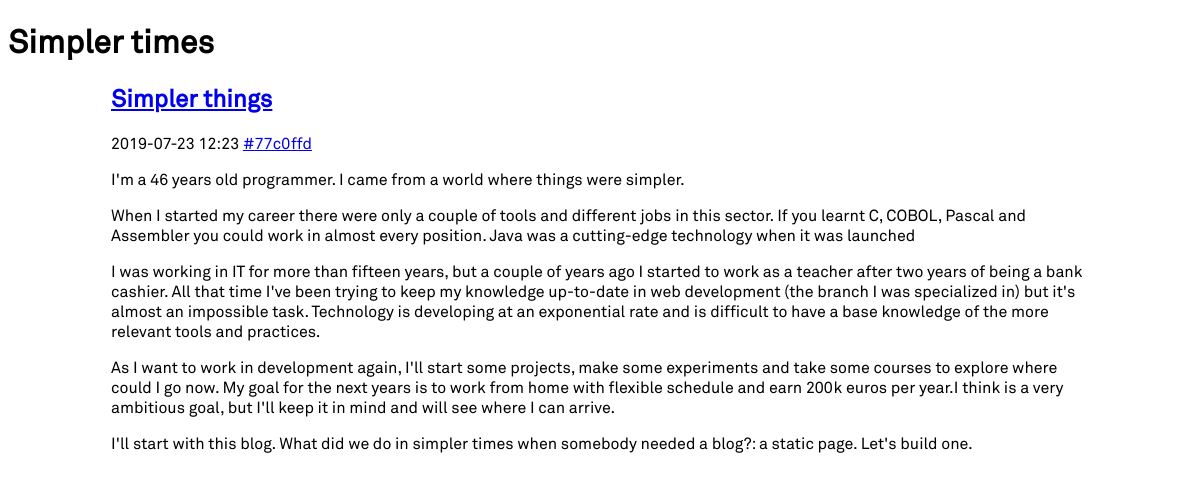
The app's page /post/simpler_things with its own data.
### tables this page shows
CREATE TABLE "Posts" (
	`title`	TEXT NOT NULL,
	`creation_datetime`	TEXT NOT NULL,
	`content`	TEXT,
	`commit`	TEXT,
	`id`	INTEGER NOT NULL PRIMARY KEY AUTOINCREMENT UNIQUE,
	`friendly_name`	TEXT NOT NULL UNIQUE
);

### simplertimes/__init__.py (the view)
    @app.route('/post/<friendly_name>')
    def post(friendly_name):
        from simplertimes.posts import PostsRepository
        pr = PostsRepository(get_db())
        post = pr.by_friendly_name(friendly_name)
        if not post: return render_template('/404.html'),404
        return render_template('/standalone_post.html', post=post)

### simplertimes/db.py (called while the page is built)
def get_db():
    if 'db' not in g:
        g.db = SQLite3DB(current_app.config['DATABASE'])
    return g.db

### simplertimes/posts/post_factory.py (called while the page is built)
def value_of(field_names, row, field):
    try:
        return row[field_names.index(field)]
    except ValueError:
        return None

    @staticmethod
    def from_sqlite3_row(cursor, row):
        field = lambda x: value_of(field_names, row, x)
        field_names = list(map(lambda x:x[0], cursor.description))
        return Post(
            id = field('id'),
            friendly_name = field('friendly_name'),
            title = field('title'),
            date = field('creation_datetime'),
            content = field('content'),
            commit = field('commit'),
        )

### simplertimes/posts/posts_repository.py (called while the page is built)
    def by_friendly_name(self, friendly_name):
        cursor = self.db.query(
            '''
            SELECT * FROM Posts
            WHERE Posts.friendly_name = ?
            '''
            ,args_array=[friendly_name]
            ,one = True
            ,factory = PostFactory.from_sqlite3_row)
        return cursor

### simplertimes/sqlite3db.py (called while the page is built)
    def __db(self):
        if not self.__db_conn:
            self.__db_conn = sqlite3.connect(
                self.__db_path,
                detect_types=sqlite3.PARSE_DECLTYPES
            )
            self.__db_conn.row_factory = sqlite3.Row
        return self.__db_conn

    def close(self):
        if self.__db_conn is not None:
            self.__db_conn.close()

    def query(self, query, args_array=[], one=False, factory=sqlite3.Row):
        self.__db().row_factory = factory
        cur = self.__db().execute(query, tuple(args_array))
        if one:
            row = cur.fetchone()
        else:
            rv = cur.fetchall()
        cur.close()
        return row if one else rv

### simplertimes/templates/standalone_post.html
{% extends "base.html" %}
{% block content %}
<main>
{% include "post.html" %}
</main>
{% endblock %}

### simplertimes/templates/base.html (shortened to what this page needs)
<!DOCTYPE html>
<html lang="en">
<head>
    <link rel="stylesheet" href="{{ url_for('static', filename='style.css') }}">
    <link rel="stylesheet"
      href="//cdn.jsdelivr.net/gh/highlightjs/cdn-release@9.17.1/build/styles/default.min.css">
</head>
<body>
<header><h1>Simpler times</h1></header>
{% block content %}
{% endblock %}
</body>

### simplertimes/templates/post.html
{% from '_helpers.html' import commit_url %}
<article>
    <h1><a href="{{ url_for('.post', friendly_name = post.friendly_name) }}">{{ post.title }}</a></h1>
    <p class="post_datetime">
        {{ post.date }}
        {{ commit_url(post.commit) }}
    </p>
    {{ post.content | safe }}
</article>

### simplertimes/templates/_helpers.html
{% macro commit_url(commit) %}
    {% if commit %}
        <a href='{{ config.REPOSITORY }}/tree/{{ commit }}'>#{{ commit }}</a>
    {% endif %}
{% endmacro %}

### simplertimes/static/style.css (style rules this page uses)
* { font-family: 'Akkurat', Arial, sans-serif; }
main { max-width: 978px; margin: 0 auto; }

### records on screen
Posts: title "Simpler things", date "2019-07-23 12:23", commit "77c0ffd", content "I'm a 46 years old programmer. I came from a world where things were simpler. When I started my career there were only a couple of tools and different jobs in this sector. If you learnt C, COBOL, Pascal and Assembler you could work in almost every position. Java was a cutting-edge technology when it was launched I was working in IT for more than fifteen years, but a couple of years ago I started to work as a teacher after two years of being a bank cashier. All that time I've been trying to keep my knowledge up-to-date in web development (the branch I was specialized in) but it's almost an impossible task. Technology is developing at an exponential rate and is difficult to have a base…"
